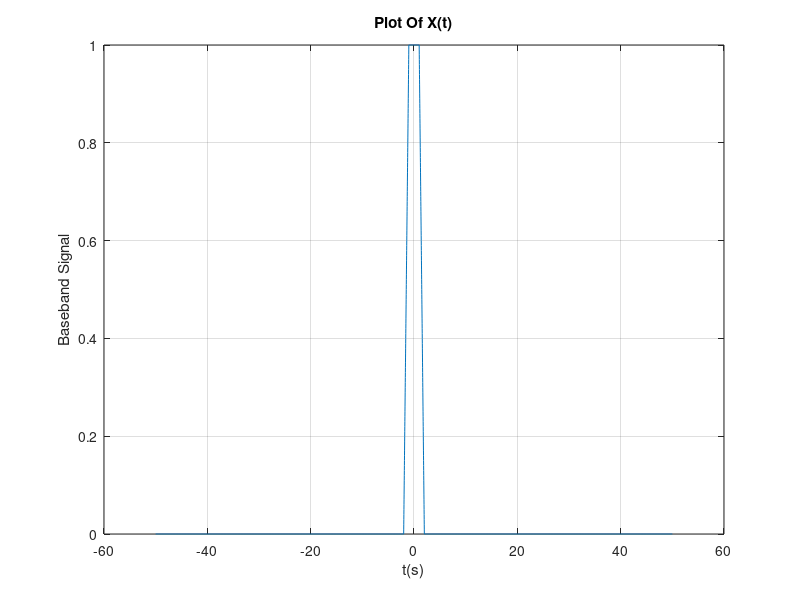
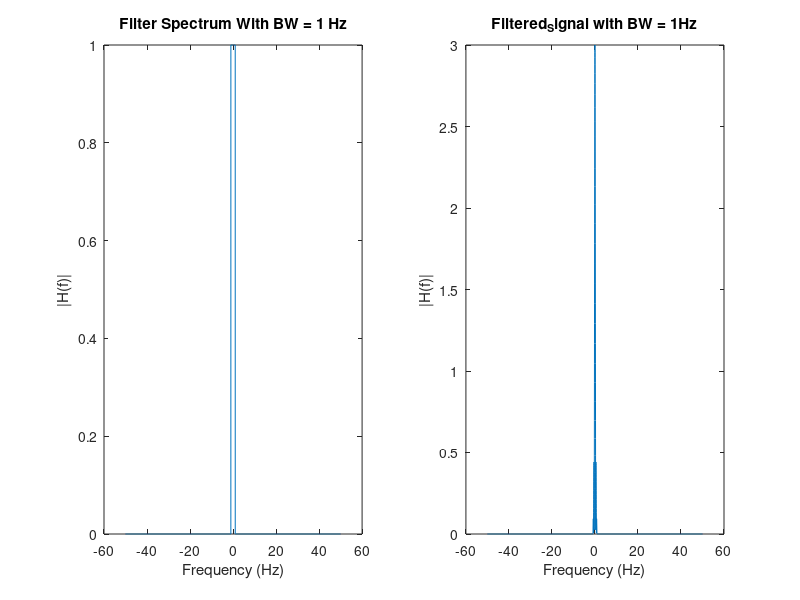
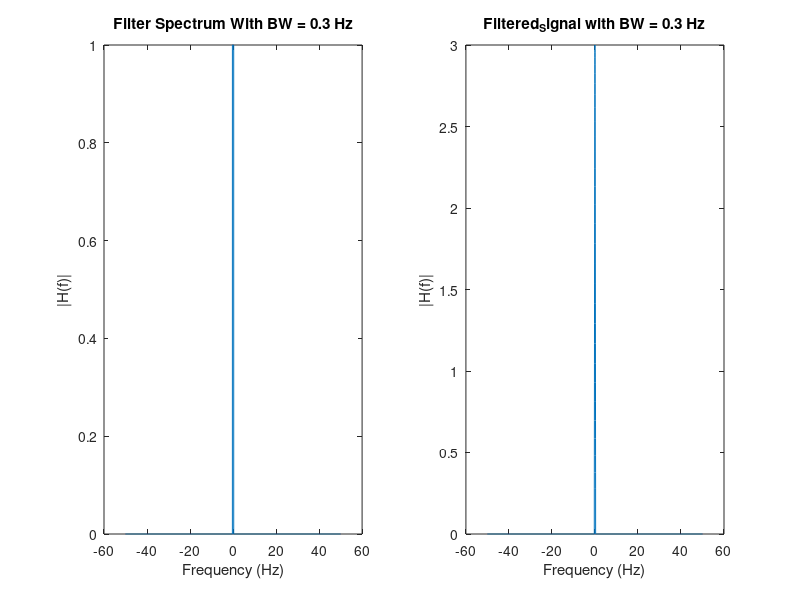

MATLAB code to generate these figures, in order:
clc;
clear;
close all

%###########################    Time Domain    ###########################

ts = 0.01;                   %Time step
T = 100;                     %simulation time
N = ceil(T/ts);              %number of time samples
t = -(N/2)*ts : ts : ((N-1)/2)*ts;       %time vector

%###########################  frequency domain  ##########################

fs = 100;   %1/ts
df = 0.01;  %fs/N
if (rem(N,2)==0)
  f = -(0.5*fs): df : (0.5*fs-df);
else
  f = -(0.5*fs-0.5*df): df : (0.5*fs-0.5*df);
end

%###########################  BaseBand Signal  ###########################

m = zeros(size(t));
m(t >= -2 & t < -1) = t(t >= -2 & t < -1)+2;     % m(t) = t+2 for the range -2 <= t <= -1
m(t >= -1 & t <= 1) = 1;                         % m(t) = 1   for the range -1 <= t <= 1
m(t > 1 & t <= 2) = -t(t > 1 & t <= 2)+2;        % m(t) =-t+2 for the range  1 <= t <= 2

figure(1)
plot(t,m);
xlabel('t(s)');
ylabel('Baseband Signal');
title('Plot Of X(t)');
grid on;
%#################  frequency respone of base band signal  #################

M = fftshift(fft(m))*ts;
Analytical = 3 * sinc(f) .* sinc(3*f);

%##############################    plotting   ##############################

figure(2)
subplot(1,2,1)
plot(f,abs(M));
xlabel('Frequency');
ylabel('Frequency respone of m(t)');
title('M(f)');
subplot(1,2,2)
plot(f,abs(Analytical));
xlabel('frequency');
ylabel('Frequency respone of m(t)');
title('Analytical Solution');


%############################        Bandwidth       #########################

Total_Energy_in_Freq = sum(abs(M).^2)*df;      % ∑ M^2 df

zero_freq = find(f==0);   %since the spectrum is even around the y-axis, we need to find the component number in the middle at f==0
Energy_accumulator=0;
for(index = zero_freq : length(f) )
  Energy_accumulator =  Energy_accumulator + (abs(M(index)).^2)*df;   %accumulating the energy of all components until we reach the end of the spectrum
  if(Energy_accumulator >= (0.95/2)*Total_Energy_in_Freq); %0.95/2 because we are calculating the power of the right half of the spectrum so the total power is expected to be 50%
    Bandwidth = f(index)
    break
  end
end

%##########################   Ideal LowPass Filter BW=1HZ   #######################
H1 = zeros(size(Analytical));
H1 = abs(f)<(1+df);
Filtered_Signal1 = M.*H1;

figure(2)
subplot(1,2,1)
plot(f,abs(H1))
xlabel('Frequency (Hz)')
ylabel('|H(f)|')
title('Filter Spectrum With BW = 1 Hz')
subplot(1,2,2)
plot(f,abs(Filtered_Signal1))
xlabel('Frequency (Hz)')
ylabel('|H(f)|')
title('Filtered_Signal with BW = 1Hz')

%#########################   Ideal LowPass Filter BW=0.3HZ   ######################

H2 = zeros(size(Analytical));
H2 = abs(f)<(0.3+df);
Filtered_Signal2 = M.*H2;

figure(3)
subplot(1,2,1)
plot(f,abs(H2))
xlabel('Frequency (Hz)')
ylabel('|H(f)|')
title('Filter Spectrum With BW = 0.3 Hz')
subplot(1,2,2)
plot(f,abs(Filtered_Signal2))
xlabel('Frequency (Hz)')
ylabel('|H(f)|')
title('Filtered_Signal with BW = 0.3 Hz')



